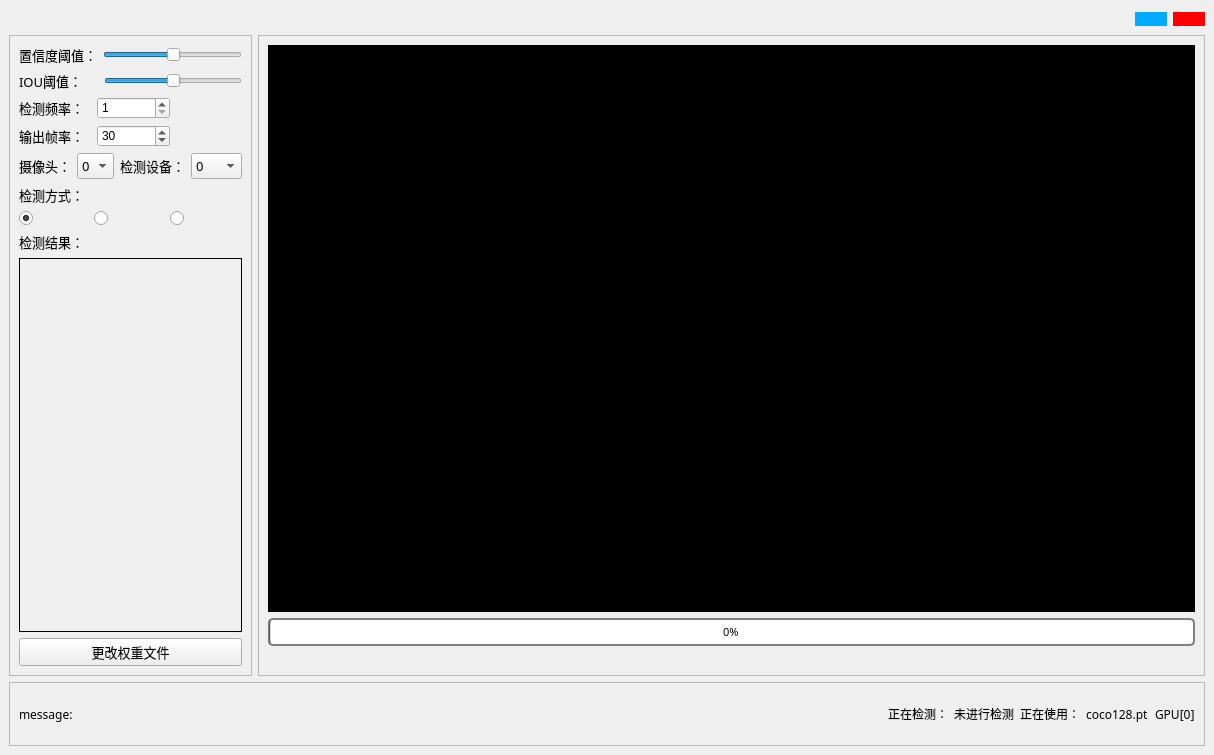
<?xml version="1.0" encoding="UTF-8"?>
<ui version="4.0">
 <class>MainWindow</class>
 <widget class="QMainWindow" name="MainWindow">
  <property name="windowModality">
   <enum>Qt::NonModal</enum>
  </property>
  <property name="geometry">
   <rect>
    <x>0</x>
    <y>0</y>
    <width>1214</width>
    <height>755</height>
   </rect>
  </property>
  <property name="sizePolicy">
   <sizepolicy hsizetype="Preferred" vsizetype="Preferred">
    <horstretch>0</horstretch>
    <verstretch>0</verstretch>
   </sizepolicy>
  </property>
  <property name="mouseTracking">
   <bool>true</bool>
  </property>
  <property name="focusPolicy">
   <enum>Qt::NoFocus</enum>
  </property>
  <property name="contextMenuPolicy">
   <enum>Qt::NoContextMenu</enum>
  </property>
  <property name="windowTitle">
   <string>信号机检测仿真系统</string>
  </property>
  <property name="windowOpacity">
   <double>1.000000000000000</double>
  </property>
  <property name="layoutDirection">
   <enum>Qt::LeftToRight</enum>
  </property>
  <property name="autoFillBackground">
   <bool>true</bool>
  </property>
  <property name="styleSheet">
   <string notr="true"/>
  </property>
  <property name="tabShape">
   <enum>QTabWidget::Rounded</enum>
  </property>
  <widget class="QWidget" name="centralwidget">
   <layout class="QVBoxLayout" name="verticalLayout_3" stretch="1,10,1">
    <item>
     <layout class="QHBoxLayout" name="horizontalLayout_10" stretch="5,1,1">
      <item>
       <spacer name="horizontalSpacer_3">
        <property name="orientation">
         <enum>Qt::Horizontal</enum>
        </property>
        <property name="sizeHint" stdset="0">
         <size>
          <width>40</width>
          <height>20</height>
         </size>
        </property>
       </spacer>
      </item>
      <item>
       <widget class="QPushButton" name="pushButton_7">
        <property name="enabled">
         <bool>false</bool>
        </property>
        <property name="sizePolicy">
         <sizepolicy hsizetype="Fixed" vsizetype="Fixed">
          <horstretch>0</horstretch>
          <verstretch>0</verstretch>
         </sizepolicy>
        </property>
        <property name="cursor">
         <cursorShape>ArrowCursor</cursorShape>
        </property>
        <property name="styleSheet">
         <string notr="true">border-radius: 12px;
background-color: rgb(0, 170, 255);</string>
        </property>
        <property name="text">
         <string/>
        </property>
        <property name="iconSize">
         <size>
          <width>15</width>
          <height>15</height>
         </size>
        </property>
       </widget>
      </item>
      <item>
       <widget class="QPushButton" name="pushButton_6">
        <property name="enabled">
         <bool>false</bool>
        </property>
        <property name="sizePolicy">
         <sizepolicy hsizetype="Fixed" vsizetype="Fixed">
          <horstretch>0</horstretch>
          <verstretch>0</verstretch>
         </sizepolicy>
        </property>
        <property name="styleSheet">
         <string notr="true">border-radius: 12px;
background-color: rgb(255, 0, 0);</string>
        </property>
        <property name="text">
         <string/>
        </property>
        <property name="iconSize">
         <size>
          <width>15</width>
          <height>15</height>
         </size>
        </property>
       </widget>
      </item>
     </layout>
    </item>
    <item>
     <layout class="QHBoxLayout" name="horizontalLayout_9" stretch="1,4">
      <item>
       <widget class="QFrame" name="frame">
        <property name="styleSheet">
         <string notr="true"/>
        </property>
        <property name="frameShape">
         <enum>QFrame::StyledPanel</enum>
        </property>
        <property name="frameShadow">
         <enum>QFrame::Raised</enum>
        </property>
        <layout class="QVBoxLayout" name="verticalLayout" stretch="1,1,1,1,1,1,2,1,8,1">
         <item>
          <layout class="QHBoxLayout" name="horizontalLayout_2" stretch="1,3">
           <item>
            <widget class="QLabel" name="label_2">
             <property name="font">
              <font>
               <family>Microsoft YaHei</family>
               <pointsize>10</pointsize>
              </font>
             </property>
             <property name="styleSheet">
              <string notr="true">color: rgb(0, 0, 0);</string>
             </property>
             <property name="text">
              <string>置信度阈值：</string>
             </property>
            </widget>
           </item>
           <item>
            <widget class="QSlider" name="horizontalSlider">
             <property name="sizePolicy">
              <sizepolicy hsizetype="Expanding" vsizetype="Fixed">
               <horstretch>0</horstretch>
               <verstretch>0</verstretch>
              </sizepolicy>
             </property>
             <property name="value">
              <number>50</number>
             </property>
             <property name="orientation">
              <enum>Qt::Horizontal</enum>
             </property>
            </widget>
           </item>
          </layout>
         </item>
         <item>
          <layout class="QHBoxLayout" name="horizontalLayout_3" stretch="2,1,9">
           <item>
            <widget class="QLabel" name="label_3">
             <property name="font">
              <font>
               <family>Microsoft YaHei</family>
               <pointsize>10</pointsize>
              </font>
             </property>
             <property name="styleSheet">
              <string notr="true">color: rgb(0, 0, 0);</string>
             </property>
             <property name="text">
              <string>IOU阈值：</string>
             </property>
            </widget>
           </item>
           <item>
            <spacer name="horizontalSpacer_4">
             <property name="orientation">
              <enum>Qt::Horizontal</enum>
             </property>
             <property name="sizeHint" stdset="0">
              <size>
               <width>40</width>
               <height>20</height>
              </size>
             </property>
            </spacer>
           </item>
           <item>
            <widget class="QSlider" name="horizontalSlider_2">
             <property name="value">
              <number>50</number>
             </property>
             <property name="orientation">
              <enum>Qt::Horizontal</enum>
             </property>
            </widget>
           </item>
          </layout>
         </item>
         <item>
          <layout class="QHBoxLayout" name="horizontalLayout_4" stretch="1,1,1">
           <item>
            <widget class="QLabel" name="label_4">
             <property name="font">
              <font>
               <family>Microsoft YaHei</family>
               <pointsize>10</pointsize>
              </font>
             </property>
             <property name="styleSheet">
              <string notr="true">color: rgb(0, 0, 0);</string>
             </property>
             <property name="text">
              <string>检测频率：</string>
             </property>
            </widget>
           </item>
           <item>
            <widget class="QSpinBox" name="spinBox">
             <property name="styleSheet">
              <string notr="true">color: rgb(0, 0, 0);</string>
             </property>
             <property name="minimum">
              <number>1</number>
             </property>
             <property name="maximum">
              <number>100</number>
             </property>
            </widget>
           </item>
           <item>
            <spacer name="horizontalSpacer_5">
             <property name="orientation">
              <enum>Qt::Horizontal</enum>
             </property>
             <property name="sizeHint" stdset="0">
              <size>
               <width>40</width>
               <height>20</height>
              </size>
             </property>
            </spacer>
           </item>
          </layout>
         </item>
         <item>
          <layout class="QHBoxLayout" name="horizontalLayout_5" stretch="1,1,1">
           <item>
            <widget class="QLabel" name="label_5">
             <property name="font">
              <font>
               <family>Microsoft YaHei</family>
               <pointsize>10</pointsize>
              </font>
             </property>
             <property name="styleSheet">
              <string notr="true">color: rgb(0, 0, 0);</string>
             </property>
             <property name="text">
              <string>输出帧率：</string>
             </property>
            </widget>
           </item>
           <item>
            <widget class="QSpinBox" name="spinBox_2">
             <property name="styleSheet">
              <string notr="true">color: rgb(0, 0, 0);</string>
             </property>
             <property name="minimum">
              <number>1</number>
             </property>
             <property name="maximum">
              <number>100</number>
             </property>
             <property name="value">
              <number>30</number>
             </property>
            </widget>
           </item>
           <item>
            <spacer name="horizontalSpacer_6">
             <property name="orientation">
              <enum>Qt::Horizontal</enum>
             </property>
             <property name="sizeHint" stdset="0">
              <size>
               <width>40</width>
               <height>20</height>
              </size>
             </property>
            </spacer>
           </item>
          </layout>
         </item>
         <item>
          <layout class="QHBoxLayout" name="horizontalLayout_6">
           <item>
            <widget class="QLabel" name="label_9">
             <property name="font">
              <font>
               <family>Microsoft YaHei UI</family>
               <pointsize>10</pointsize>
              </font>
             </property>
             <property name="styleSheet">
              <string notr="true">color: rgb(0, 0, 0);</string>
             </property>
             <property name="text">
              <string>摄像头：</string>
             </property>
            </widget>
           </item>
           <item>
            <widget class="QComboBox" name="comboBox">
             <property name="font">
              <font>
               <family>AcadEref</family>
               <pointsize>10</pointsize>
              </font>
             </property>
             <property name="styleSheet">
              <string notr="true">color: rgb(0, 0, 0);</string>
             </property>
             <property name="currentIndex">
              <number>0</number>
             </property>
             <item>
              <property name="text">
               <string>0</string>
              </property>
             </item>
             <item>
              <property name="text">
               <string>1</string>
              </property>
             </item>
             <item>
              <property name="text">
               <string>2</string>
              </property>
             </item>
            </widget>
           </item>
           <item>
            <widget class="QLabel" name="label_10">
             <property name="font">
              <font>
               <family>Microsoft YaHei UI</family>
               <pointsize>10</pointsize>
              </font>
             </property>
             <property name="styleSheet">
              <string notr="true">color: rgb(0, 0, 0);</string>
             </property>
             <property name="text">
              <string>检测设备：</string>
             </property>
            </widget>
           </item>
           <item>
            <widget class="QComboBox" name="comboBox_2">
             <property name="font">
              <font>
               <family>AcadEref</family>
               <pointsize>10</pointsize>
              </font>
             </property>
             <property name="styleSheet">
              <string notr="true">color: rgb(0, 0, 0);</string>
             </property>
             <property name="currentIndex">
              <number>0</number>
             </property>
             <item>
              <property name="text">
               <string>0</string>
              </property>
             </item>
             <item>
              <property name="text">
               <string>cpu</string>
              </property>
             </item>
            </widget>
           </item>
          </layout>
         </item>
         <item>
          <widget class="QLabel" name="label_8">
           <property name="enabled">
            <bool>true</bool>
           </property>
           <property name="sizePolicy">
            <sizepolicy hsizetype="Preferred" vsizetype="Fixed">
             <horstretch>0</horstretch>
             <verstretch>0</verstretch>
            </sizepolicy>
           </property>
           <property name="font">
            <font>
             <family>Microsoft YaHei</family>
             <pointsize>10</pointsize>
            </font>
           </property>
           <property name="styleSheet">
            <string notr="true">color: rgb(0, 0, 0);</string>
           </property>
           <property name="text">
            <string>检测方式：</string>
           </property>
          </widget>
         </item>
         <item>
          <layout class="QHBoxLayout" name="horizontalLayout">
           <property name="spacing">
            <number>3</number>
           </property>
           <property name="leftMargin">
            <number>0</number>
           </property>
           <item>
            <widget class="QRadioButton" name="radioButton">
             <property name="font">
              <font>
               <family>宋体</family>
               <pointsize>10</pointsize>
              </font>
             </property>
             <property name="text">
              <string/>
             </property>
             <property name="icon">
              <iconset resource="resource.qrc">
               <normaloff>:/pic/resource/image.png</normaloff>:/pic/resource/image.png</iconset>
             </property>
             <property name="iconSize">
              <size>
               <width>30</width>
               <height>30</height>
              </size>
             </property>
             <property name="checked">
              <bool>true</bool>
             </property>
            </widget>
           </item>
           <item>
            <widget class="QRadioButton" name="radioButton_2">
             <property name="font">
              <font>
               <family>宋体</family>
               <pointsize>10</pointsize>
              </font>
             </property>
             <property name="text">
              <string/>
             </property>
             <property name="icon">
              <iconset resource="resource.qrc">
               <normaloff>:/pic/resource/video.png</normaloff>:/pic/resource/video.png</iconset>
             </property>
             <property name="iconSize">
              <size>
               <width>40</width>
               <height>48</height>
              </size>
             </property>
            </widget>
           </item>
           <item>
            <widget class="QRadioButton" name="radioButton_3">
             <property name="font">
              <font>
               <family>宋体</family>
               <pointsize>10</pointsize>
              </font>
             </property>
             <property name="text">
              <string/>
             </property>
             <property name="icon">
              <iconset resource="resource.qrc">
               <normaloff>:/pic/resource/camera.png</normaloff>:/pic/resource/camera.png</iconset>
             </property>
             <property name="iconSize">
              <size>
               <width>32</width>
               <height>32</height>
              </size>
             </property>
            </widget>
           </item>
          </layout>
         </item>
         <item>
          <widget class="QLabel" name="label_7">
           <property name="sizePolicy">
            <sizepolicy hsizetype="Preferred" vsizetype="Fixed">
             <horstretch>0</horstretch>
             <verstretch>0</verstretch>
            </sizepolicy>
           </property>
           <property name="font">
            <font>
             <family>Microsoft YaHei</family>
             <pointsize>10</pointsize>
            </font>
           </property>
           <property name="styleSheet">
            <string notr="true">color: rgb(0, 0, 0);</string>
           </property>
           <property name="text">
            <string>检测结果：</string>
           </property>
          </widget>
         </item>
         <item>
          <widget class="QLabel" name="label_6">
           <property name="sizePolicy">
            <sizepolicy hsizetype="Preferred" vsizetype="Minimum">
             <horstretch>0</horstretch>
             <verstretch>0</verstretch>
            </sizepolicy>
           </property>
           <property name="font">
            <font>
             <family>Microsoft YaHei</family>
            </font>
           </property>
           <property name="layoutDirection">
            <enum>Qt::LeftToRight</enum>
           </property>
           <property name="autoFillBackground">
            <bool>false</bool>
           </property>
           <property name="styleSheet">
            <string notr="true">border-width: 1px;
border-style: solid;
border-color: rgb(0, 0, 0);</string>
           </property>
           <property name="text">
            <string/>
           </property>
           <property name="alignment">
            <set>Qt::AlignLeading|Qt::AlignLeft|Qt::AlignTop</set>
           </property>
          </widget>
         </item>
         <item>
          <widget class="QPushButton" name="pushButton_4">
           <property name="font">
            <font>
             <family>Microsoft YaHei</family>
             <pointsize>10</pointsize>
            </font>
           </property>
           <property name="styleSheet">
            <string notr="true">color: rgb(0, 0, 0);</string>
           </property>
           <property name="text">
            <string>更改权重文件</string>
           </property>
          </widget>
         </item>
        </layout>
       </widget>
      </item>
      <item>
       <widget class="QFrame" name="frame_2">
        <property name="styleSheet">
         <string notr="true"/>
        </property>
        <property name="frameShape">
         <enum>QFrame::StyledPanel</enum>
        </property>
        <property name="frameShadow">
         <enum>QFrame::Raised</enum>
        </property>
        <layout class="QVBoxLayout" name="verticalLayout_2">
         <item>
          <widget class="QLabel" name="label">
           <property name="styleSheet">
            <string notr="true">background-color: rgb(0, 0, 0);</string>
           </property>
           <property name="text">
            <string/>
           </property>
          </widget>
         </item>
         <item>
          <widget class="QProgressBar" name="progressBar">
           <property name="font">
            <font>
             <family>Microsoft YaHei</family>
             <pointsize>8</pointsize>
            </font>
           </property>
           <property name="autoFillBackground">
            <bool>false</bool>
           </property>
           <property name="styleSheet">
            <string notr="true">QProgressBar {
	color: rgb(0, 0, 0);
    border: 2px solid grey;
    border-radius: 5px;
    text-align: center;
}</string>
           </property>
           <property name="maximum">
            <number>100</number>
           </property>
           <property name="value">
            <number>0</number>
           </property>
          </widget>
         </item>
         <item>
          <layout class="QHBoxLayout" name="horizontalLayout_7" stretch="2,2,2,2">
           <item>
            <widget class="QPushButton" name="pushButton">
             <property name="sizePolicy">
              <sizepolicy hsizetype="Fixed" vsizetype="Fixed">
               <horstretch>0</horstretch>
               <verstretch>0</verstretch>
              </sizepolicy>
             </property>
             <property name="autoFillBackground">
              <bool>false</bool>
             </property>
             <property name="styleSheet">
              <string notr="true">border-radius: 15px;</string>
             </property>
             <property name="text">
              <string/>
             </property>
             <property name="icon">
              <iconset resource="resource.qrc">
               <normaloff>:/pic/resource/start.png</normaloff>:/pic/resource/start.png</iconset>
             </property>
             <property name="iconSize">
              <size>
               <width>30</width>
               <height>30</height>
              </size>
             </property>
            </widget>
           </item>
           <item>
            <widget class="QPushButton" name="pushButton_3">
             <property name="sizePolicy">
              <sizepolicy hsizetype="Fixed" vsizetype="Fixed">
               <horstretch>0</horstretch>
               <verstretch>0</verstretch>
              </sizepolicy>
             </property>
             <property name="styleSheet">
              <string notr="true">QPushButton{
	border-radius: 15px;
}</string>
             </property>
             <property name="text">
              <string/>
             </property>
             <property name="icon">
              <iconset resource="resource.qrc">
               <normaloff>:/pic/resource/pause.png</normaloff>:/pic/resource/pause.png</iconset>
             </property>
             <property name="iconSize">
              <size>
               <width>30</width>
               <height>30</height>
              </size>
             </property>
            </widget>
           </item>
           <item>
            <widget class="QPushButton" name="pushButton_2">
             <property name="sizePolicy">
              <sizepolicy hsizetype="Fixed" vsizetype="Fixed">
               <horstretch>0</horstretch>
               <verstretch>0</verstretch>
              </sizepolicy>
             </property>
             <property name="styleSheet">
              <string notr="true">border-radius: 15px;</string>
             </property>
             <property name="text">
              <string/>
             </property>
             <property name="icon">
              <iconset resource="resource.qrc">
               <normaloff>:/pic/resource/quit.png</normaloff>:/pic/resource/quit.png</iconset>
             </property>
             <property name="iconSize">
              <size>
               <width>30</width>
               <height>30</height>
              </size>
             </property>
            </widget>
           </item>
           <item>
            <widget class="QPushButton" name="pushButton_5">
             <property name="sizePolicy">
              <sizepolicy hsizetype="Fixed" vsizetype="Fixed">
               <horstretch>0</horstretch>
               <verstretch>0</verstretch>
              </sizepolicy>
             </property>
             <property name="styleSheet">
              <string notr="true">border-radius: 15px;</string>
             </property>
             <property name="text">
              <string/>
             </property>
             <property name="icon">
              <iconset resource="resource.qrc">
               <normaloff>:/pic/resource/refresh.png</normaloff>:/pic/resource/refresh.png</iconset>
             </property>
             <property name="iconSize">
              <size>
               <width>30</width>
               <height>30</height>
              </size>
             </property>
            </widget>
           </item>
          </layout>
         </item>
        </layout>
       </widget>
      </item>
     </layout>
    </item>
    <item>
     <widget class="QFrame" name="frame_3">
      <property name="styleSheet">
       <string notr="true">border-color: rgb(0, 0, 0);</string>
      </property>
      <property name="frameShape">
       <enum>QFrame::StyledPanel</enum>
      </property>
      <property name="frameShadow">
       <enum>QFrame::Raised</enum>
      </property>
      <layout class="QHBoxLayout" name="horizontalLayout_8">
       <item>
        <widget class="QLabel" name="label_17">
         <property name="font">
          <font>
           <family>Microsoft YaHei</family>
          </font>
         </property>
         <property name="styleSheet">
          <string notr="true"/>
         </property>
         <property name="text">
          <string>message:</string>
         </property>
        </widget>
       </item>
       <item>
        <widget class="QLabel" name="label_16">
         <property name="font">
          <font>
           <family>Microsoft YaHei</family>
          </font>
         </property>
         <property name="styleSheet">
          <string notr="true"/>
         </property>
         <property name="text">
          <string/>
         </property>
        </widget>
       </item>
       <item>
        <spacer name="horizontalSpacer">
         <property name="orientation">
          <enum>Qt::Horizontal</enum>
         </property>
         <property name="sizeHint" stdset="0">
          <size>
           <width>40</width>
           <height>20</height>
          </size>
         </property>
        </spacer>
       </item>
       <item>
        <widget class="QLabel" name="label_11">
         <property name="font">
          <font>
           <family>Microsoft YaHei</family>
          </font>
         </property>
         <property name="text">
          <string>正在检测：</string>
         </property>
        </widget>
       </item>
       <item>
        <widget class="QLabel" name="label_12">
         <property name="font">
          <font>
           <family>Microsoft YaHei</family>
          </font>
         </property>
         <property name="text">
          <string>未进行检测</string>
         </property>
        </widget>
       </item>
       <item>
        <widget class="QLabel" name="label_13">
         <property name="font">
          <font>
           <family>Microsoft YaHei</family>
          </font>
         </property>
         <property name="text">
          <string>正在使用：</string>
         </property>
        </widget>
       </item>
       <item>
        <widget class="QLabel" name="label_14">
         <property name="font">
          <font>
           <family>Microsoft YaHei</family>
          </font>
         </property>
         <property name="text">
          <string>coco128.pt</string>
         </property>
        </widget>
       </item>
       <item>
        <widget class="QLabel" name="label_15">
         <property name="font">
          <font>
           <family>Microsoft YaHei</family>
          </font>
         </property>
         <property name="text">
          <string>GPU[0]</string>
         </property>
        </widget>
       </item>
      </layout>
     </widget>
    </item>
   </layout>
  </widget>
 </widget>
 <resources>
  <include location="resource.qrc"/>
 </resources>
 <connections/>
</ui>
